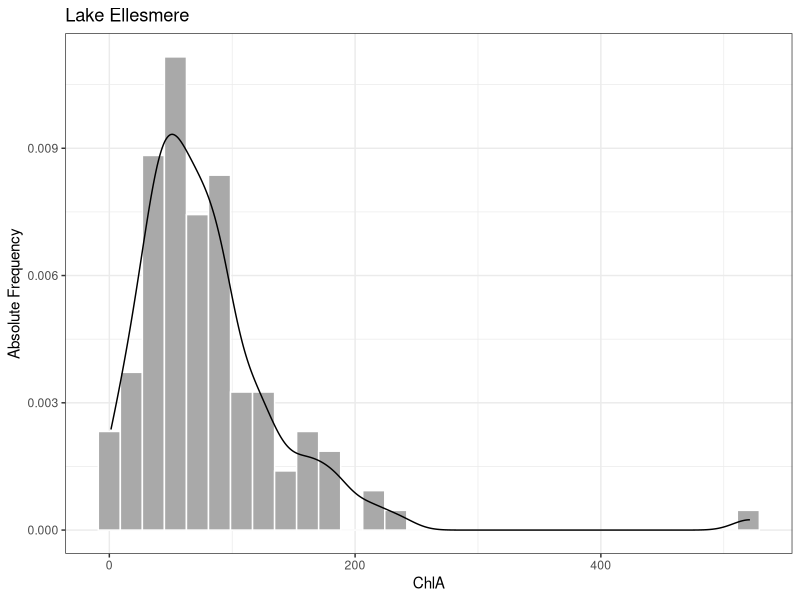
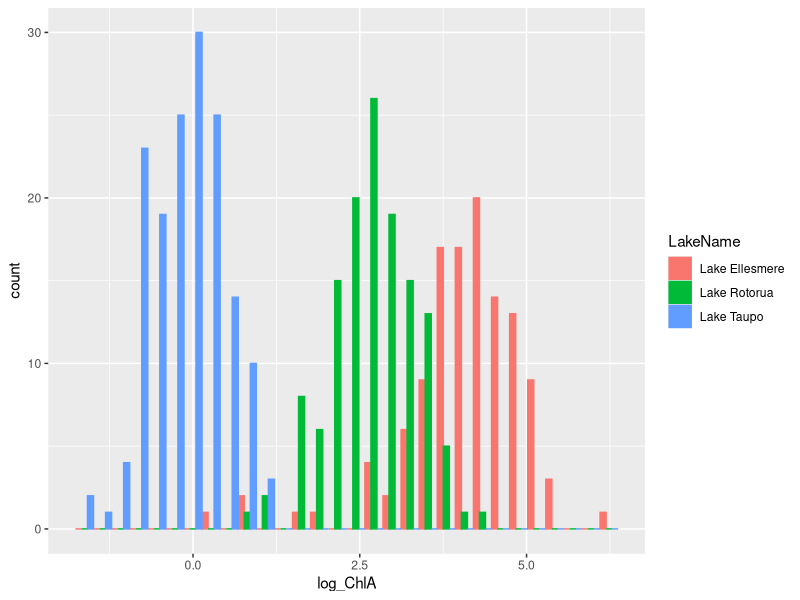

Generate these figures, in order, with R:
## ---- chunk 1
library(knitr)

knitr::opts_chunk$set(
  comment = "#>",
  fig.path = "figures/05/", # use only for single Rmd files
  collapse = TRUE,
  echo = TRUE
)


## ---- chunk 2
lakes <- read.csv("data/NZ_lake_chla_data.csv", stringsAsFactors = TRUE)
ellesmere <- (lakes[lakes$LakeName == "Lake Ellesmere", ])


library(ggplot2)

ggplot(data = ellesmere, aes(x = ChlA)) +
  geom_histogram(aes(y = stat(density)), colour = "white", fill="darkgrey", bins = 30) +
  geom_density() +
  labs(y = "Absolute Frequency",
       title = "Lake Ellesmere") +
  theme_bw()

## ---- chunk 3

# Install package once for each machine
# install.packages("e1071")

# Load library once for each R session
library(e1071)

# Using base R
aggregate(lakes$ChlA, by = list(Lake = lakes$LakeName), FUN = skewness)


# Using dplyr
library(dplyr)
by_lake <- group_by(lakes, LakeName)
summarise(by_lake, Skewness = skewness(ChlA))
## ---- chunk 4

# Add a new column to the data frame that holds the log of the raw ChlA
# This can also be done with dplyr::mutate
lakes$log_ChlA <- log(lakes$ChlA)

## ---- chunk 5

# Plot the histogram

ggplot(data = lakes) +
  geom_histogram(aes(x = log_ChlA, color = LakeName, fill=LakeName), position="dodge")

# Compute the skew of the log -- the value is much closer
# to 0 than the raw data were.
skewness(lakes$log_ChlA)
